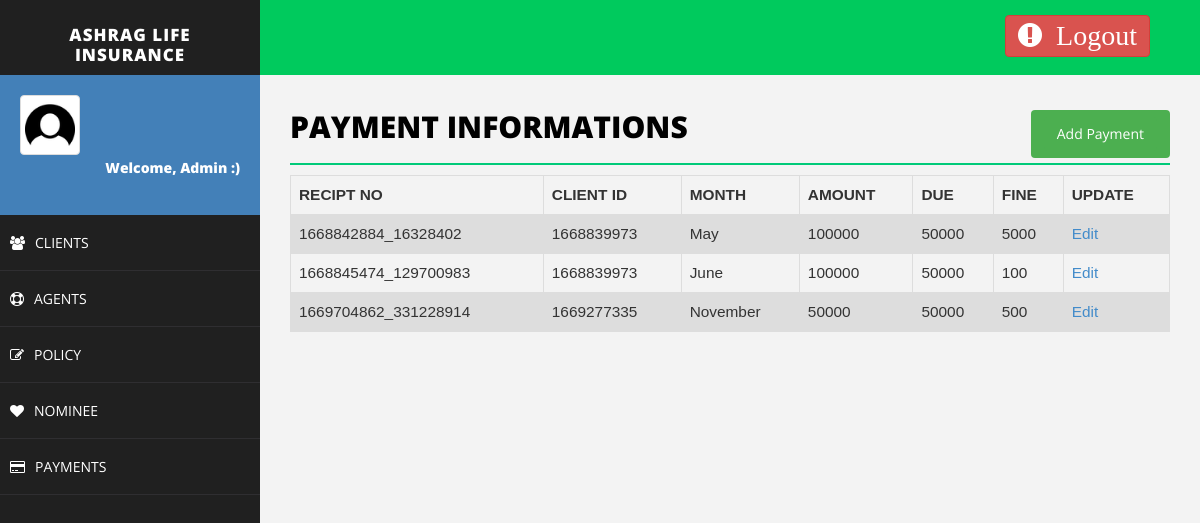
The page /payment.php (signed in) on the database its author committed.
### tables this page shows
CREATE TABLE `payment` (
  `recipt_no` varchar(20) NOT NULL,
  `client_id` varchar(50) NOT NULL,
  `month` varchar(50) NOT NULL,
  `amount` varchar(50) NOT NULL,
  `fine` varchar(50) NOT NULL,
  `due` varchar(50) NOT NULL,
  `agent_id` varchar(30) NOT NULL
);

### payment.php (the view, shortened to what this page needs)
<!DOCTYPE html>
<html>
<head>
    <link href="assets/css/bootstrap.css" rel="stylesheet" />
    <link href="assets/css/font-awesome.css" rel="stylesheet" />
    <link href="assets/css/basic.css" rel="stylesheet" />
    <link href="assets/css/custom.css" rel="stylesheet" />
</head>
<body>
<?php include 'header.php';
?>
        <div id="page-wrapper">
                <div class="row">
                    <div class="col-md-12">
                        <h1 class="page-head-line">Payment Informations
						<button class="btn" align="center">
						<a href="addPayment.php" class="btn">Add Payment</a>
						</button>
						</h1>
                    </div>
                </div>
<?php
	$sql = "SELECT recipt_no,client_id,month,amount,due,fine, agent_id FROM payment";
	$result = $conn->query($sql);
	echo "<table class=\"table\">\n";
    echo "  <tr>\n";
    echo "    <th>RECIPT NO</th>\n";
    echo "    <th>CLIENT ID</th>\n";
    echo "    <th>MONTH</th>\n";
    echo "    <th>AMOUNT</th>\n";
	echo "    <th>DUE</th>\n";
    echo "    <th>FINE</th>\n";
	echo "    <th>UPDATE</th>\n";
    echo "  </tr>";
	if ($result->num_rows > 0) {
	while($row = $result->fetch_assoc()) {
		echo "<tr>\n";
		echo "    <td>".$row["recipt_no"]."</td>\n";
		echo "    <td>".$row["client_id"]."</td>\n";
		echo "    <td>".$row["month"]."</td>\n";
		echo "    <td>".$row["amount"]."</td>\n";
		echo "    <td>".$row["due"]."</td>\n";
		echo "    <td>".$row["fine"]."</td>\n";
		if($row["agent_id"]== $username || "Raghav" == $username){
			echo "<td>"."<a href='editPayment.php?recipt_no=".$row["recipt_no"]. "'>Edit</a>"."</td>\n";
		}else{
			echo "<td>"."<a class=\"dis\" href='editPayment.php?recipt_no=".$row["recipt_no"]. "'>Edit</a>"."</td>\n";
		}
	}
	echo "</table>\n";
	} else {
    echo "0 results";
}
?>
        </div>
    </div>
</body>
</html>

### assets/css/basic.css (style rules this page uses)
body { font-family: 'Open Sans', sans-serif; line-height:25px; }
#page-wrapper { padding: 15px 15px; min-height: 600px; background: #F3F3F3; }
.page-head-line { font-size: 30px; text-transform: uppercase; color: #000; font-weight: 800; padding-bottom: 20px; border-bottom: 2px solid #00CA79; margin-bottom: 10px; }
@media (min-width:768px) { #page-wrapper { margin: 0 0 0 260px; padding: 15px 30px; min-height: 1200px; } }

### payment.php (style rules this page uses)
.btn { background-color: #4CAF50; float: right; color:white; text-decoration:none; }
table { font-family: arial, sans-serif; border-collapse: collapse; width: 100%; margin-left:0%; font-size:110%; }
td, th { border: 1px solid #dddddd; text-align: left; padding: 8px; }
tr:nth-child(even) { background-color: #dddddd; }

### rows shown on the page
payment: recipt_no "1668842884_16328402", client "1668839973", month "May", amount "100000", due "50000", fine "5000"
payment: recipt_no "1668845474_129700983", client "1668839973", month "June", amount "100000", due "50000", fine "100"
payment: recipt_no "1669704862_331228914", client "1669277335", month "November", amount "50000", due "50000", fine "500"

### other values the page prints
$_SESSION["username"] "Admin"
